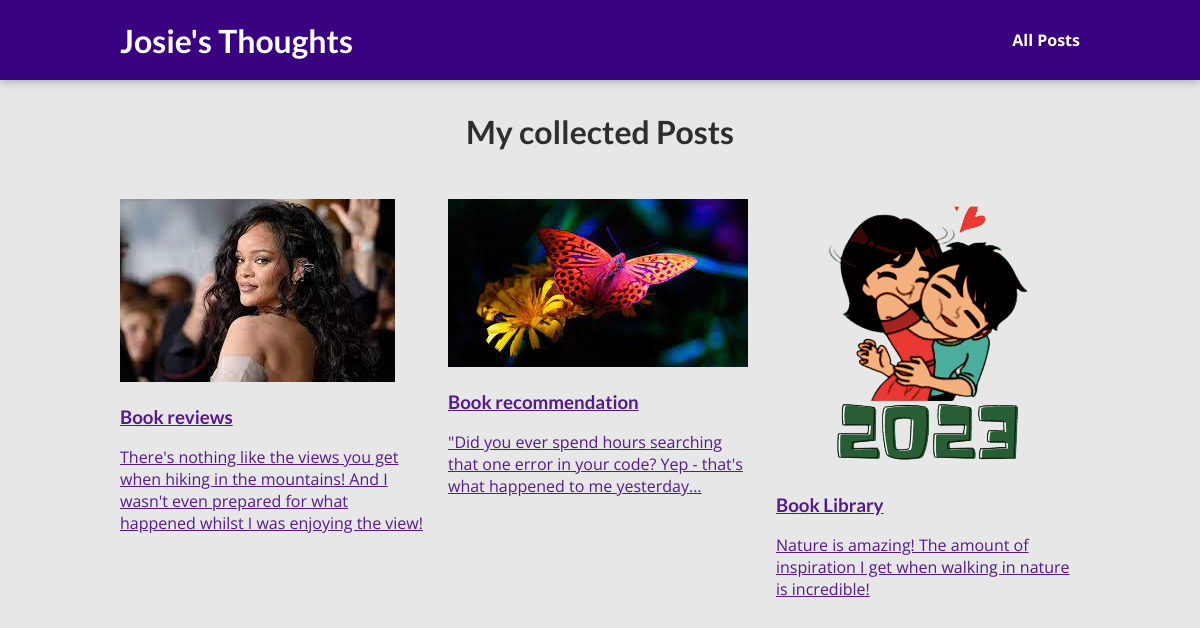
Page /post on the committed database.
### blog/models.py (models this page shows)
class Post(models.Model):
    Title = models.CharField( max_length=150)
    Excerpt = models.CharField( max_length=200)
    image = models.ImageField(upload_to="posts", null=True)
    Date = models.DateField(auto_now=True)
    Slug = models.SlugField(unique=True,db_index=True)
    Content = models.TextField(validators=[MinLengthValidator(10)])
    Author = models.ForeignKey(Author, on_delete=models.CASCADE, related_name="Posts")
    Tag = models.ManyToManyField(Tag)

### blog/views.py (the view)
# urls.py: path("post", views.AllPostsView.as_view() , name="post-page"),
class AllPostsView(ListView):
    template_name = "blog/all-posts.html"
    model = Post
    ordering = ["-Date"]
    context_object_name = "all_posts"

### blog/templates/blog/all-posts.html (shortened to what this page needs)
{% extends "base.html" %}
{% load static %}
{% block css-file %}
<link rel ="stylesheet" href ="{% static 'blog/all-posts.css' %}">
<link rel ="stylesheet" href ="{% static 'blog/posts.css' %}">
{% endblock %}
{% block content %}
<section id="all-posts">
    <h2> My collected Posts</h2>
    <ul>
        {% for post in all_posts  %}
        {% include "blog/includes/posts.html" %}
    {% endfor %}
    </ul>
   </section>
{% endblock  %}

### templates/base.html (shortened to what this page needs)
{% load static %}
<!DOCTYPE html>
<html lang="en">
<head>
    <link rel ="stylesheet" href ="{% static 'app.css' %}">
    {% block css-file %} {% endblock %}
</head>
<body>
    <header id ="main-navigation">
        <h1> <a href ="{% url "starting-page" %}" >Josie's Thoughts</a> </h1>
        <nav>
            <a href ="{% url "post-page" %}"> All Posts</a>
        </nav>
   </header>
   {% block content %}
   {% endblock  %}
</body>
</html>

### blog/templates/blog/includes/posts.html
<li>
    <article class ="posts">
        <a href="">
            <img src= "{{ post.image.url }}" alt ="">
            <div class="post_content">
                <h3>{{ post.Title }}</h3>
                <p>{{ post.Excerpt }}</p>
            </div>
        </a>
    </article>
</li>

### static/app.css (style rules this page uses)
* { box-sizing: border-box; }
html { font-family: 'Open Sans', 'Lato', sans-serif; }
body { margin: 0; }
h1, h2, h3 { font-family: 'Lato', sans-serif; font-weight: bold; }
#main-navigation { width: 100%; height: 5rem; display: flex; justify-content: space-between; align-items: center; padding: 0 10%; position: absolute; top: 0; left: 0; }
#main-navigation a { text-decoration: none; color: white; font-weight: bold; }

### blog/static/blog/all-posts.css (style rules this page uses)
body { background-color: #e7e7e7; }
#main-navigation { background-color: #390281; box-shadow: 0 2px 8px rgba(0, 0, 0, 0.25); }
#all-posts { margin: 7rem auto; width: 90%; max-width: 60rem; }
#all-posts h2 { text-align: center; font-size: 2rem; color: #2e2e2e; margin: 3rem 0; }
ul { list-style: none; margin: 0; padding: 0; display: grid; grid-template-columns: repeat(auto-fill, minmax(17rem, 1fr)); gap: 1.5rem; }

### rows in the picture
Post: image (picture), Title "Book reviews", Excerpt "There's nothing like the views you get when hiking in the mountains! And I wasn't even prepared for what happened whilst I was enjoying the view!"
Post: image (picture), Title "Book recommendation", Excerpt "\"Did you ever spend hours searching that one error in your code? Yep - that's what happened to me yesterday..."
Post: image (picture), Title "Book Library", Excerpt "Nature is amazing! The amount of inspiration I get when walking in nature is incredible!"
